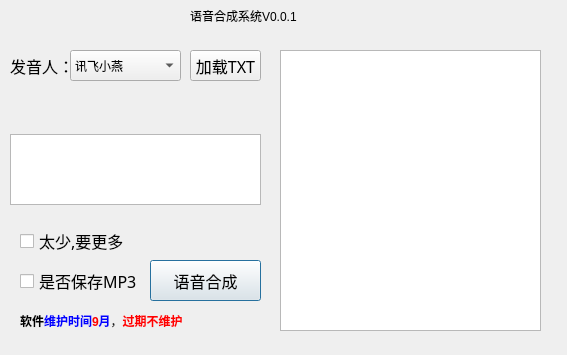
<?xml version="1.0" encoding="UTF-8"?>
<ui version="4.0">
 <class>TxtToSpeech</class>
 <widget class="QDialog" name="TxtToSpeech">
  <property name="geometry">
   <rect>
    <x>0</x>
    <y>0</y>
    <width>567</width>
    <height>355</height>
   </rect>
  </property>
  <property name="windowTitle">
   <string>语音合成系统</string>
  </property>
  <widget class="QPlainTextEdit" name="plainTextEdit">
   <property name="geometry">
    <rect>
     <x>280</x>
     <y>50</y>
     <width>261</width>
     <height>281</height>
    </rect>
   </property>
  </widget>
  <widget class="QLabel" name="label_3">
   <property name="geometry">
    <rect>
     <x>190</x>
     <y>0</y>
     <width>151</width>
     <height>31</height>
    </rect>
   </property>
   <property name="text">
    <string>语音合成系统V0.0.1</string>
   </property>
  </widget>
  <widget class="QCheckBox" name="checkBox">
   <property name="geometry">
    <rect>
     <x>20</x>
     <y>270</y>
     <width>118</width>
     <height>22</height>
    </rect>
   </property>
   <property name="font">
    <font>
     <family>宋体</family>
     <pointsize>12</pointsize>
    </font>
   </property>
   <property name="text">
    <string>是否保存MP3</string>
   </property>
  </widget>
  <widget class="QPushButton" name="pushButton_hec">
   <property name="geometry">
    <rect>
     <x>150</x>
     <y>260</y>
     <width>111</width>
     <height>41</height>
    </rect>
   </property>
   <property name="font">
    <font>
     <family>宋体</family>
     <pointsize>12</pointsize>
    </font>
   </property>
   <property name="text">
    <string>语音合成</string>
   </property>
  </widget>
  <widget class="QComboBox" name="comboBox_voice_name">
   <property name="geometry">
    <rect>
     <x>70</x>
     <y>50</y>
     <width>111</width>
     <height>31</height>
    </rect>
   </property>
   <item>
    <property name="text">
     <string>讯飞小燕</string>
    </property>
   </item>
   <item>
    <property name="text">
     <string>讯飞许久</string>
    </property>
   </item>
   <item>
    <property name="text">
     <string>讯飞小萍</string>
    </property>
   </item>
   <item>
    <property name="text">
     <string>讯飞小婧</string>
    </property>
   </item>
   <item>
    <property name="text">
     <string>讯飞许小宝</string>
    </property>
   </item>
   <item>
    <property name="text">
     <string>讯飞小东</string>
    </property>
   </item>
   <item>
    <property name="text">
     <string>讯飞小王</string>
    </property>
   </item>
   <item>
    <property name="text">
     <string>讯飞萌萌</string>
    </property>
   </item>
   <item>
    <property name="text">
     <string>讯飞小梅</string>
    </property>
   </item>
   <item>
    <property name="text">
     <string>讯飞小瑞</string>
    </property>
   </item>
   <item>
    <property name="text">
     <string>讯飞小师</string>
    </property>
   </item>
   <item>
    <property name="text">
     <string>讯飞小梦</string>
    </property>
   </item>
   <item>
    <property name="text">
     <string>讯飞小施</string>
    </property>
   </item>
   <item>
    <property name="text">
     <string>讯飞小强</string>
    </property>
   </item>
   <item>
    <property name="text">
     <string>讯飞一峰</string>
    </property>
   </item>
   <item>
    <property name="text">
     <string>讯飞小媛</string>
    </property>
   </item>
   <item>
    <property name="text">
     <string>讯飞晓倩</string>
    </property>
   </item>
   <item>
    <property name="text">
     <string>讯飞小莹</string>
    </property>
   </item>
   <item>
    <property name="text">
     <string>讯飞小乔</string>
    </property>
   </item>
   <item>
    <property name="text">
     <string>讯飞小瑶</string>
    </property>
   </item>
   <item>
    <property name="text">
     <string>讯飞萌萌-悲伤</string>
    </property>
   </item>
   <item>
    <property name="text">
     <string>讯飞小春</string>
    </property>
   </item>
   <item>
    <property name="text">
     <string>讯飞马叔</string>
    </property>
   </item>
   <item>
    <property name="text">
     <string>讯飞小蓉</string>
    </property>
   </item>
   <item>
    <property name="text">
     <string>讯飞芳芳</string>
    </property>
   </item>
   <item>
    <property name="text">
     <string>讯飞晓峰</string>
    </property>
   </item>
   <item>
    <property name="text">
     <string>讯飞小魏</string>
    </property>
   </item>
   <item>
    <property name="text">
     <string>讯飞楠楠</string>
    </property>
   </item>
   <item>
    <property name="text">
     <string>讯飞小肥</string>
    </property>
   </item>
   <item>
    <property name="text">
     <string>讯飞小雪</string>
    </property>
   </item>
   <item>
    <property name="text">
     <string>讯飞晓琳</string>
    </property>
   </item>
   <item>
    <property name="text">
     <string>讯飞小包</string>
    </property>
   </item>
   <item>
    <property name="text">
     <string>讯飞小华</string>
    </property>
   </item>
   <item>
    <property name="text">
     <string>讯飞宋宝宝</string>
    </property>
   </item>
   <item>
    <property name="text">
     <string>讯飞玉儿</string>
    </property>
   </item>
   <item>
    <property name="text">
     <string>讯飞萌萌-高兴</string>
    </property>
   </item>
  </widget>
  <widget class="QPushButton" name="pushButton_load_file">
   <property name="geometry">
    <rect>
     <x>190</x>
     <y>50</y>
     <width>71</width>
     <height>31</height>
    </rect>
   </property>
   <property name="font">
    <font>
     <family>宋体</family>
     <pointsize>12</pointsize>
    </font>
   </property>
   <property name="text">
    <string>加载TXT</string>
   </property>
  </widget>
  <widget class="QLabel" name="label">
   <property name="geometry">
    <rect>
     <x>10</x>
     <y>50</y>
     <width>61</width>
     <height>31</height>
    </rect>
   </property>
   <property name="font">
    <font>
     <family>宋体</family>
     <pointsize>12</pointsize>
     <weight>50</weight>
     <italic>false</italic>
     <bold>false</bold>
    </font>
   </property>
   <property name="text">
    <string>发音人：</string>
   </property>
  </widget>
  <widget class="QCheckBox" name="checkBox_more">
   <property name="geometry">
    <rect>
     <x>20</x>
     <y>230</y>
     <width>118</width>
     <height>22</height>
    </rect>
   </property>
   <property name="font">
    <font>
     <family>宋体</family>
     <pointsize>12</pointsize>
    </font>
   </property>
   <property name="text">
    <string>太少,要更多</string>
   </property>
  </widget>
  <widget class="QLabel" name="label_tips">
   <property name="geometry">
    <rect>
     <x>20</x>
     <y>100</y>
     <width>241</width>
     <height>21</height>
    </rect>
   </property>
   <property name="text">
    <string/>
   </property>
  </widget>
  <widget class="QTextEdit" name="textEdit_tips">
   <property name="enabled">
    <bool>true</bool>
   </property>
   <property name="geometry">
    <rect>
     <x>10</x>
     <y>134</y>
     <width>251</width>
     <height>71</height>
    </rect>
   </property>
  </widget>
  <widget class="QLabel" name="label_2">
   <property name="geometry">
    <rect>
     <x>20</x>
     <y>306</y>
     <width>241</width>
     <height>31</height>
    </rect>
   </property>
   <property name="text">
    <string>&lt;html&gt;&lt;head/&gt;&lt;body&gt;&lt;p&gt;&lt;span style=&quot; font-weight:600;&quot;&gt;软件&lt;/span&gt;&lt;span style=&quot; font-weight:600; color:#0000ff;&quot;&gt;维护时间&lt;/span&gt;&lt;span style=&quot; font-weight:600; color:#ff0000;&quot;&gt;9&lt;/span&gt;&lt;span style=&quot; font-weight:600; color:#0000ff;&quot;&gt;月&lt;/span&gt;，&lt;span style=&quot; font-weight:600; color:#ff0000;&quot;&gt;过期不维护&lt;/span&gt;&lt;/p&gt;&lt;/body&gt;&lt;/html&gt;</string>
   </property>
  </widget>
 </widget>
 <resources/>
 <connections/>
</ui>
